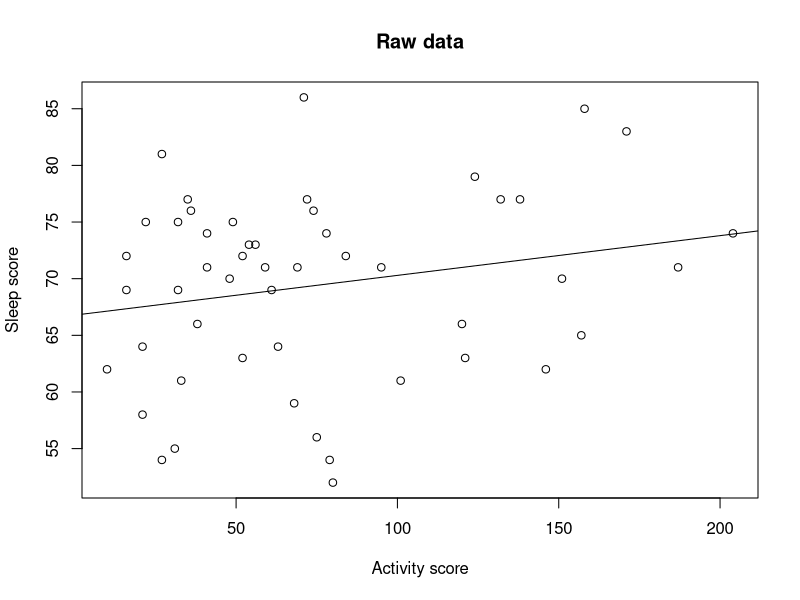
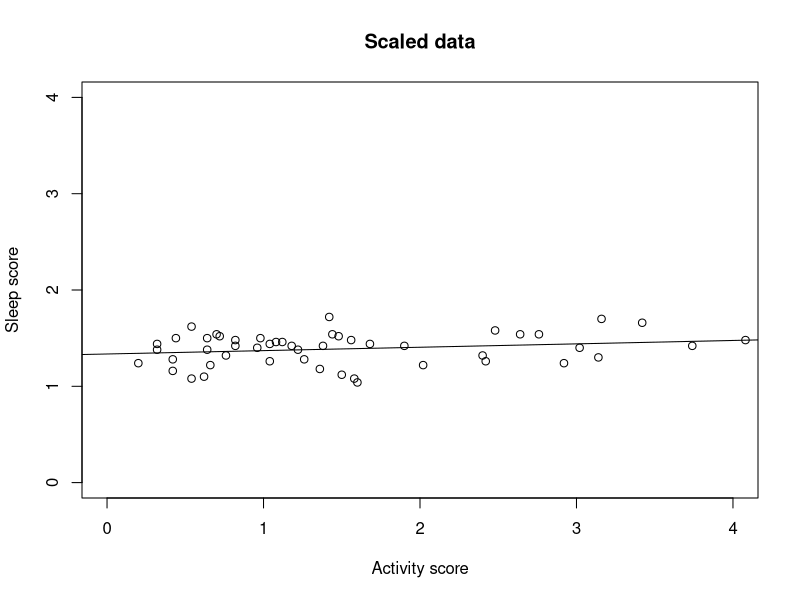

Write the R code that produced these figures, in order.
## ---- chunk 1
activity_scores = c(171, 56, 121, 16, 48, 36, 158, 22, 68, 21, 78, 35, 52, 132, 41, 27, 21, 79, 54, 32, 157, 41, 151, 61, 10, 49, 32, 204, 101, 75, 16, 52, 33, 187, 95, 120, 63, 27, 124, 74, 138, 72, 31, 80, 84, 38, 59, 69, 146, 71)

sleep_scores = c(83, 73, 63, 69, 70, 76, 85, 75, 59, 58, 74, 77, 63, 77, 71, 54, 64, 54,  73, 69, 65, 74, 70, 69, 62, 75, 75, 74, 61, 56, 72, 72, 61, 71, 71, 66, 64, 81, 79, 76, 77, 77, 55, 52, 72, 66, 71, 71, 62, 86)

activity_scores_scaled = activity_scores / length(activity_scores)

sleep_scores_scaled = sleep_scores / length(sleep_scores)
## ---- chunk 2
model = lm(sleep_scores ~ activity_scores)
model_scaled = lm(sleep_scores_scaled ~ activity_scores_scaled)
## ---- chunk 3
plot(sleep_scores ~ activity_scores, main = "Raw data", xlab = "Activity score", ylab = "Sleep score")
abline(model)

plot(sleep_scores_scaled ~ activity_scores_scaled, main = "Scaled data", xlab = "Activity score", ylab = "Sleep score", xlim = c(0,4), ylim = c(0,4))
abline(model_scaled)
## ---- chunk 4
summary(model)
## ---- chunk 5
confint(model)
